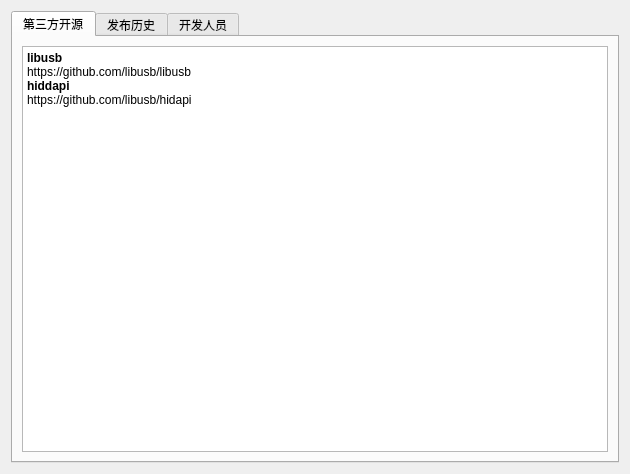
<?xml version="1.0" encoding="UTF-8"?>
<ui version="4.0">
 <class>MoreInformation</class>
 <widget class="QDialog" name="MoreInformation">
  <property name="geometry">
   <rect>
    <x>0</x>
    <y>0</y>
    <width>630</width>
    <height>474</height>
   </rect>
  </property>
  <property name="windowTitle">
   <string>关于软件</string>
  </property>
  <layout class="QVBoxLayout" name="verticalLayout">
   <item>
    <widget class="QTabWidget" name="tabWidget">
     <property name="currentIndex">
      <number>0</number>
     </property>
     <property name="elideMode">
      <enum>Qt::ElideNone</enum>
     </property>
     <widget class="QWidget" name="tanks">
      <attribute name="title">
       <string>第三方开源</string>
      </attribute>
      <layout class="QVBoxLayout" name="verticalLayout_3">
       <item>
        <widget class="QTextBrowser" name="textBrowserThanks">
         <property name="html">
          <string>&lt;!DOCTYPE HTML PUBLIC &quot;-//W3C//DTD HTML 4.0//EN&quot; &quot;http://www.w3.org/TR/REC-html40/strict.dtd&quot;&gt;
&lt;html&gt;&lt;head&gt;&lt;meta name=&quot;qrichtext&quot; content=&quot;1&quot; /&gt;&lt;style type=&quot;text/css&quot;&gt;
p, li { white-space: pre-wrap; }
&lt;/style&gt;&lt;/head&gt;&lt;body style=&quot; font-family:'SimSun'; font-size:9pt; font-weight:400; font-style:normal;&quot;&gt;
&lt;p style=&quot; margin-top:0px; margin-bottom:0px; margin-left:0px; margin-right:0px; -qt-block-indent:0; text-indent:0px;&quot;&gt;&lt;span style=&quot; font-weight:600;&quot;&gt;libusb&lt;/span&gt;&lt;/p&gt;
&lt;p style=&quot; margin-top:0px; margin-bottom:0px; margin-left:0px; margin-right:0px; -qt-block-indent:0; text-indent:0px;&quot;&gt;https://github.com/libusb/libusb&lt;/p&gt;
&lt;p style=&quot; margin-top:0px; margin-bottom:0px; margin-left:0px; margin-right:0px; -qt-block-indent:0; text-indent:0px;&quot;&gt;&lt;span style=&quot; font-weight:600;&quot;&gt;hiddapi&lt;/span&gt;&lt;/p&gt;
&lt;p style=&quot; margin-top:0px; margin-bottom:0px; margin-left:0px; margin-right:0px; -qt-block-indent:0; text-indent:0px;&quot;&gt;https://github.com/libusb/hidapi  &lt;/p&gt;&lt;/body&gt;&lt;/html&gt;</string>
         </property>
        </widget>
       </item>
      </layout>
     </widget>
     <widget class="QWidget" name="history">
      <attribute name="title">
       <string>发布历史</string>
      </attribute>
      <layout class="QVBoxLayout" name="verticalLayout_2">
       <item>
        <widget class="QTextBrowser" name="textBrowserHistory">
         <property name="html">
          <string>&lt;!DOCTYPE HTML PUBLIC &quot;-//W3C//DTD HTML 4.0//EN&quot; &quot;http://www.w3.org/TR/REC-html40/strict.dtd&quot;&gt;
&lt;html&gt;&lt;head&gt;&lt;meta name=&quot;qrichtext&quot; content=&quot;1&quot; /&gt;&lt;style type=&quot;text/css&quot;&gt;
p, li { white-space: pre-wrap; }
&lt;/style&gt;&lt;/head&gt;&lt;body style=&quot; font-family:'SimSun'; font-size:9pt; font-weight:400; font-style:normal;&quot;&gt;
&lt;p style=&quot; margin-top:0px; margin-bottom:0px; margin-left:0px; margin-right:0px; -qt-block-indent:0; text-indent:0px;&quot;&gt;v2.0.0  2019年09月15日&lt;/p&gt;
&lt;p style=&quot; margin-top:0px; margin-bottom:0px; margin-left:0px; margin-right:0px; -qt-block-indent:0; text-indent:0px;&quot;&gt;    01. 重构内部逻辑，优化io设备的读写功能&lt;/p&gt;
&lt;p style=&quot; margin-top:0px; margin-bottom:0px; margin-left:0px; margin-right:0px; -qt-block-indent:0; text-indent:0px;&quot;&gt;    02. crc计算器添加更多crc参数模型&lt;/p&gt;
&lt;p style=&quot; margin-top:0px; margin-bottom:0px; margin-left:0px; margin-right:0px; -qt-block-indent:0; text-indent:0px;&quot;&gt;    03. 添加自动回复功能&lt;/p&gt;
&lt;p style=&quot; margin-top:0px; margin-bottom:0px; margin-left:0px; margin-right:0px; -qt-block-indent:0; text-indent:0px;&quot;&gt;    04. 添加数据转发功能&lt;/p&gt;
&lt;p style=&quot; margin-top:0px; margin-bottom:0px; margin-left:0px; margin-right:0px; -qt-block-indent:0; text-indent:0px;&quot;&gt;    05. 发送数据添加预设置功能&lt;/p&gt;
&lt;p style=&quot; margin-top:0px; margin-bottom:0px; margin-left:0px; margin-right:0px; -qt-block-indent:0; text-indent:0px;&quot;&gt;    06. 添加数据吞吐量统计功能&lt;/p&gt;
&lt;p style=&quot; margin-top:0px; margin-bottom:0px; margin-left:0px; margin-right:0px; -qt-block-indent:0; text-indent:0px;&quot;&gt;    07. 添加调试页面的动态添加功能&lt;/p&gt;
&lt;p style=&quot; margin-top:0px; margin-bottom:0px; margin-left:0px; margin-right:0px; -qt-block-indent:0; text-indent:0px;&quot;&gt;    08. 提供更多的皮肤样式&lt;/p&gt;
&lt;p style=&quot;-qt-paragraph-type:empty; margin-top:0px; margin-bottom:0px; margin-left:0px; margin-right:0px; -qt-block-indent:0; text-indent:0px;&quot;&gt;&lt;br /&gt;&lt;/p&gt;
&lt;p style=&quot; margin-top:0px; margin-bottom:0px; margin-left:0px; margin-right:0px; -qt-block-indent:0; text-indent:0px;&quot;&gt;v1.2.2  2019年04月19日&lt;/p&gt;
&lt;p style=&quot; margin-top:0px; margin-bottom:0px; margin-left:0px; margin-right:0px; -qt-block-indent:0; text-indent:0px;&quot;&gt;    01. 优化高亮设置ui交互&lt;/p&gt;
&lt;p style=&quot;-qt-paragraph-type:empty; margin-top:0px; margin-bottom:0px; margin-left:0px; margin-right:0px; -qt-block-indent:0; text-indent:0px;&quot;&gt;&lt;br /&gt;&lt;/p&gt;
&lt;p style=&quot; margin-top:0px; margin-bottom:0px; margin-left:0px; margin-right:0px; -qt-block-indent:0; text-indent:0px;&quot;&gt;v1.2.1  2019年03月22日&lt;/p&gt;
&lt;p style=&quot; margin-top:0px; margin-bottom:0px; margin-left:0px; margin-right:0px; -qt-block-indent:0; text-indent:0px;&quot;&gt;    01. 修复串口自收发输出空数据的bug&lt;/p&gt;
&lt;p style=&quot;-qt-paragraph-type:empty; margin-top:0px; margin-bottom:0px; margin-left:0px; margin-right:0px; -qt-block-indent:0; text-indent:0px;&quot;&gt;&lt;br /&gt;&lt;/p&gt;
&lt;p style=&quot; margin-top:0px; margin-bottom:0px; margin-left:0px; margin-right:0px; -qt-block-indent:0; text-indent:0px;&quot;&gt;v1.2.0  2019年03月22日&lt;/p&gt;
&lt;p style=&quot; margin-top:0px; margin-bottom:0px; margin-left:0px; margin-right:0px; -qt-block-indent:0; text-indent:0px;&quot;&gt;    01. 添加读写延时参数设置功能&lt;/p&gt;
&lt;p style=&quot; margin-top:0px; margin-bottom:0px; margin-left:0px; margin-right:0px; -qt-block-indent:0; text-indent:0px;&quot;&gt;    &lt;/p&gt;
&lt;p style=&quot; margin-top:0px; margin-bottom:0px; margin-left:0px; margin-right:0px; -qt-block-indent:0; text-indent:0px;&quot;&gt;v1.1.0  2019年03月10日&lt;/p&gt;
&lt;p style=&quot; margin-top:0px; margin-bottom:0px; margin-left:0px; margin-right:0px; -qt-block-indent:0; text-indent:0px;&quot;&gt;    01. 添加皮肤切换功能&lt;/p&gt;
&lt;p style=&quot; margin-top:0px; margin-bottom:0px; margin-left:0px; margin-right:0px; -qt-block-indent:0; text-indent:0px;&quot;&gt;    02. 添加发送数据输出显示功能&lt;/p&gt;
&lt;p style=&quot; margin-top:0px; margin-bottom:0px; margin-left:0px; margin-right:0px; -qt-block-indent:0; text-indent:0px;&quot;&gt;    03. 修复已知bug&lt;/p&gt;
&lt;p style=&quot;-qt-paragraph-type:empty; margin-top:0px; margin-bottom:0px; margin-left:0px; margin-right:0px; -qt-block-indent:0; text-indent:0px;&quot;&gt;&lt;br /&gt;&lt;/p&gt;
&lt;p style=&quot; margin-top:0px; margin-bottom:0px; margin-left:0px; margin-right:0px; -qt-block-indent:0; text-indent:0px;&quot;&gt;v1.0.0 2019年02月23日&lt;/p&gt;
&lt;p style=&quot; margin-top:0px; margin-bottom:0px; margin-left:0px; margin-right:0px; -qt-block-indent:0; text-indent:0px;&quot;&gt;    全新发布&lt;/p&gt;&lt;/body&gt;&lt;/html&gt;</string>
         </property>
        </widget>
       </item>
      </layout>
     </widget>
     <widget class="QWidget" name="author">
      <attribute name="title">
       <string>开发人员</string>
      </attribute>
      <layout class="QVBoxLayout" name="verticalLayout_4">
       <item>
        <widget class="QTextBrowser" name="textBrowserAuthor">
         <property name="html">
          <string>&lt;!DOCTYPE HTML PUBLIC &quot;-//W3C//DTD HTML 4.0//EN&quot; &quot;http://www.w3.org/TR/REC-html40/strict.dtd&quot;&gt;
&lt;html&gt;&lt;head&gt;&lt;meta name=&quot;qrichtext&quot; content=&quot;1&quot; /&gt;&lt;style type=&quot;text/css&quot;&gt;
p, li { white-space: pre-wrap; }
&lt;/style&gt;&lt;/head&gt;&lt;body style=&quot; font-family:'SimSun'; font-size:9pt; font-weight:400; font-style:normal;&quot;&gt;
&lt;p style=&quot; margin-top:0px; margin-bottom:0px; margin-left:0px; margin-right:0px; -qt-block-indent:0; text-indent:0px;&quot;&gt;Qter&amp;lt;wuuhii@outlook.com&amp;gt;&lt;/p&gt;&lt;/body&gt;&lt;/html&gt;</string>
         </property>
        </widget>
       </item>
      </layout>
     </widget>
    </widget>
   </item>
  </layout>
 </widget>
 <resources/>
 <connections/>
</ui>
